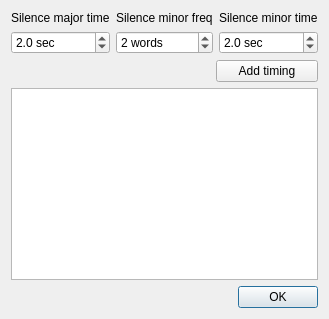
<?xml version="1.0" encoding="UTF-8"?>
<ui version="4.0">
 <class>DialogTiming</class>
 <widget class="QDialog" name="DialogTiming">
  <property name="geometry">
   <rect>
    <x>0</x>
    <y>0</y>
    <width>294</width>
    <height>319</height>
   </rect>
  </property>
  <property name="windowTitle">
   <string>Inpute timing</string>
  </property>
  <layout class="QVBoxLayout" name="verticalLayout_2">
   <item>
    <layout class="QHBoxLayout" name="horizontalLayout">
     <item>
      <layout class="QVBoxLayout" name="verticalLayout">
       <item>
        <widget class="QLabel" name="label_2">
         <property name="text">
          <string>Silence major time</string>
         </property>
        </widget>
       </item>
       <item>
        <widget class="QDoubleSpinBox" name="boxMajorSeconds">
         <property name="maximumSize">
          <size>
           <width>180</width>
           <height>16777215</height>
          </size>
         </property>
         <property name="prefix">
          <string notr="true"/>
         </property>
         <property name="suffix">
          <string> sec</string>
         </property>
         <property name="decimals">
          <number>1</number>
         </property>
         <property name="minimum">
          <double>0.100000000000000</double>
         </property>
         <property name="maximum">
          <double>99.000000000000000</double>
         </property>
         <property name="singleStep">
          <double>0.100000000000000</double>
         </property>
         <property name="value">
          <double>2.000000000000000</double>
         </property>
        </widget>
       </item>
      </layout>
     </item>
     <item>
      <layout class="QVBoxLayout" name="verticalLayout_3">
       <item>
        <widget class="QLabel" name="label_3">
         <property name="text">
          <string>Silence minor freq</string>
         </property>
        </widget>
       </item>
       <item>
        <widget class="QSpinBox" name="boxMinorQuant">
         <property name="suffix">
          <string> words</string>
         </property>
         <property name="minimum">
          <number>1</number>
         </property>
         <property name="value">
          <number>2</number>
         </property>
        </widget>
       </item>
      </layout>
     </item>
     <item>
      <layout class="QVBoxLayout" name="verticalLayout_4">
       <item>
        <widget class="QLabel" name="label_4">
         <property name="text">
          <string>Silence minor time</string>
         </property>
        </widget>
       </item>
       <item>
        <widget class="QDoubleSpinBox" name="boxMinorSeconds">
         <property name="maximumSize">
          <size>
           <width>180</width>
           <height>16777215</height>
          </size>
         </property>
         <property name="prefix">
          <string notr="true"/>
         </property>
         <property name="suffix">
          <string> sec</string>
         </property>
         <property name="decimals">
          <number>1</number>
         </property>
         <property name="minimum">
          <double>0.100000000000000</double>
         </property>
         <property name="maximum">
          <double>99.000000000000000</double>
         </property>
         <property name="singleStep">
          <double>0.100000000000000</double>
         </property>
         <property name="value">
          <double>2.000000000000000</double>
         </property>
        </widget>
       </item>
      </layout>
     </item>
    </layout>
   </item>
   <item>
    <layout class="QHBoxLayout" name="horizontalLayout_2" stretch="2,1">
     <item>
      <spacer name="horizontalSpacer">
       <property name="orientation">
        <enum>Qt::Horizontal</enum>
       </property>
       <property name="sizeHint" stdset="0">
        <size>
         <width>37</width>
         <height>17</height>
        </size>
       </property>
      </spacer>
     </item>
     <item>
      <widget class="QPushButton" name="pushButton">
       <property name="text">
        <string>Add timing</string>
       </property>
      </widget>
     </item>
    </layout>
   </item>
   <item>
    <widget class="QListView" name="listTiming"/>
   </item>
   <item>
    <widget class="QDialogButtonBox" name="buttonBox">
     <property name="orientation">
      <enum>Qt::Horizontal</enum>
     </property>
     <property name="standardButtons">
      <set>QDialogButtonBox::Ok</set>
     </property>
    </widget>
   </item>
  </layout>
 </widget>
 <resources/>
 <connections>
  <connection>
   <sender>buttonBox</sender>
   <signal>accepted()</signal>
   <receiver>DialogTiming</receiver>
   <slot>accept()</slot>
   <hints>
    <hint type="sourcelabel">
     <x>248</x>
     <y>254</y>
    </hint>
    <hint type="destinationlabel">
     <x>157</x>
     <y>274</y>
    </hint>
   </hints>
  </connection>
  <connection>
   <sender>buttonBox</sender>
   <signal>rejected()</signal>
   <receiver>DialogTiming</receiver>
   <slot>reject()</slot>
   <hints>
    <hint type="sourcelabel">
     <x>316</x>
     <y>260</y>
    </hint>
    <hint type="destinationlabel">
     <x>286</x>
     <y>274</y>
    </hint>
   </hints>
  </connection>
 </connections>
</ui>
